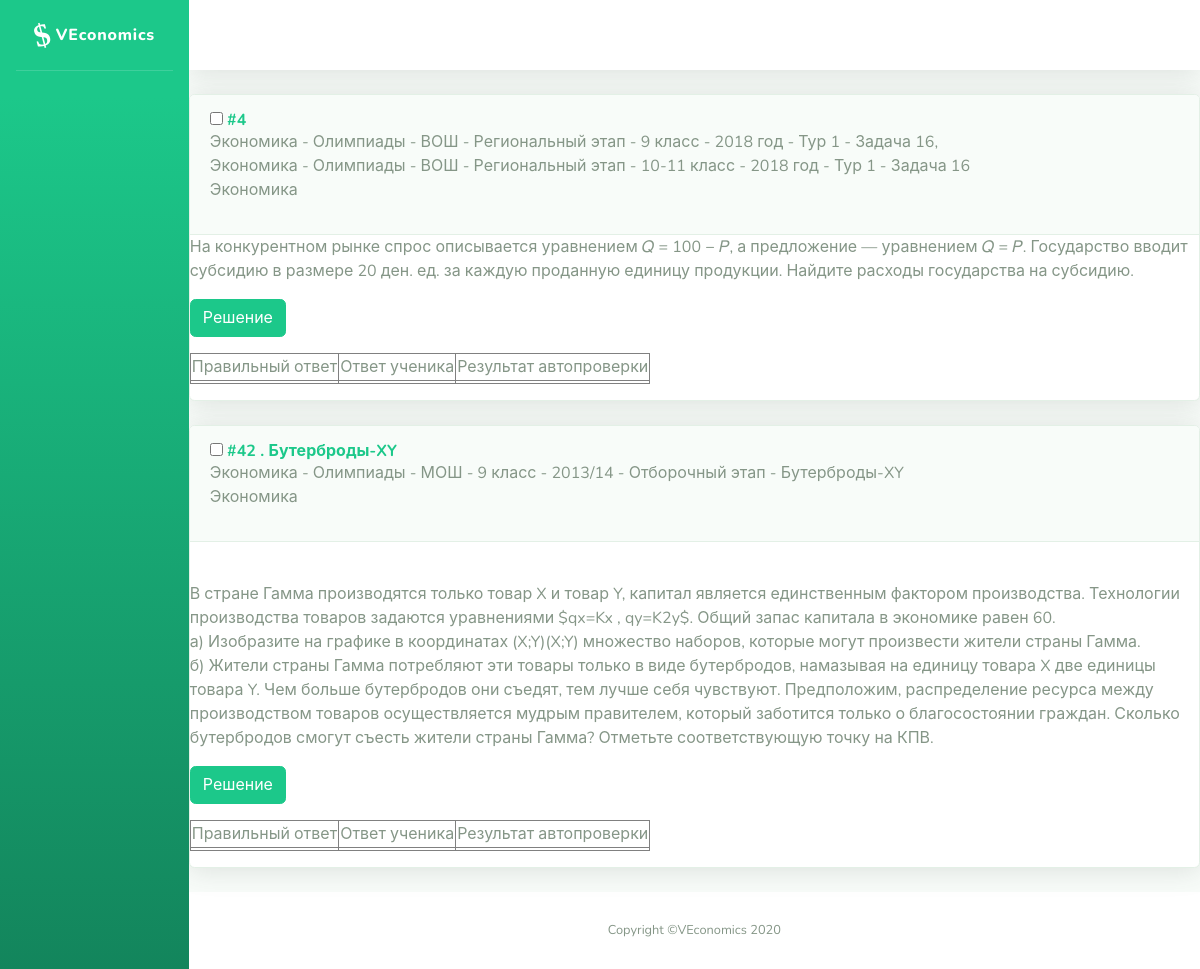
Page /problems/testset_result/22 (signed in) on the committed database.
### problems/models.py (models this page shows, shortened)
class Problem(models.Model):
    name = models.CharField('Название', max_length=200, blank=True, null=True)
    task = RichTextUploadingField('Условие')
    problem_type = models.IntegerField('Тип задачи', choices=TYPE_CHOICES, blank=False, null=False, default=0)
    short_answer = models.CharField('Ответ (для автоматической проверки)', max_length=200, blank=True)
    yesno_answer = models.IntegerField('Ответ ДА/НЕТ', choices=YESNO_CHOICES, blank=False, default=0)
    solution = RichTextUploadingField('Решение', blank=True)
    hint = RichTextUploadingField('Подсказка', blank=True)
    topics = models.ManyToManyField(Topic, related_name="problems", verbose_name='Темы')
    assignments = models.ManyToManyField(User, through='Assignment', through_fields=['problem', 'person'])
    class Meta:
        ordering = ['id']

class Source(models.Model):
    name = models.CharField('Название', max_length=200)
    parent = models.ForeignKey('Source', on_delete=models.CASCADE, verbose_name="Предок", related_name='children',
                               blank=True, null=True)
    order = models.IntegerField('Порядковый номер')
    problem = models.ForeignKey(Problem, on_delete=models.CASCADE, blank=True, null=True)
    def __str__(self):
        if self.parent:
            return "{} - {}".format(self.parent, self.name)
        else:
            return self.name
    class Meta:
        ordering = ['order']

class Topic(models.Model):
    name = models.CharField('Название', max_length=200)
    parent = models.ForeignKey('Topic', on_delete=models.CASCADE, related_name='children', verbose_name='Предок', null=True, blank=True)
    order = models.IntegerField('Порядковый номер')
    leaf = models.BooleanField('Конечная вершина (можно привязывать задачи)', default=False)
    def __str__(self):
        return self.name
    class Meta:
        ordering = ['order']

### problems/views.py (the view)
# urls.py: path('testset_result/<int:test_assignment_id>', views.test_result, name='testset_result'),
def test_result(request, test_assignment_id):
    test_assignment = TestSetAssignment.objects.get(pk=test_assignment_id)
    result = []
    for problem in test_assignment.test_set.problems.all():
        problem.submit =TestSubmit.objects.get(problem=problem, assignment=test_assignment)
        result.append(problem)
    return render(request, 'problems/testset_result.html', {'tests': result})

### problems/templates/problems/testset_result.html
{% extends "problems/sb/base.html" %}
{% block content %}
    {% for problem in tests %}
        {% include 'problems/problem.html' %}
    {% endfor %}
{% endblock %}

### problems/templates/problems/problem.html (shortened to what this page needs)
{% autoescape off%}
<div class="problem">
    <div class="card shadow mb-4">
        <div class="problem-header">
            <a name="problem-{{ problem.id }}" class="d-block card-header py-3" role="button" aria-expanded="true" aria-controls="collapse">
                    <h6 class="m-0 font-weight-bold text-primary">
                        {% if 'teacher' in user.groups.all.0.name %}
                            <div class="problem-checkbox">
                                 <input type="checkbox" name="problem" class="checkbox-check" value="{{ problem.id }}">
                            </div>
                        {% endif %}
                        <div class="problem-id">
                            #{{ problem.id }}
                        </div>
                        {% if problem.name %}
                            <div class="problem-name">
                                .&nbsp;{{ problem.name }}&nbsp;
                            </div>
                        {% endif %}
                    </h6>
                {% if 'teacher' in user.groups.all.0.name %}
                    <div class="problem-subtitle">
                        {% if problem.source_set.all %}
                            <div class="problem-sources">
                                {% for source in problem.source_set.all %}
                                    {% if forloop.last %}
                                        {{ source }}
                                    {% else %}
                                        {{ source }},<br>
                                    {% endif %}
                                {% endfor %}
                            </div>
                        {% endif %}
                        <div class="problem-topics"><p>
                            {% for topic in problem.topics.all %}
                                {% if forloop.last %}
                                    {{ topic }}
                                {% else %}
                                    {{ topic }},<br>
                                {% endif %}
                            {% endfor %}
                        </p></div>
                    </div>
                {% endif %}
            </a>
        </div>
        <div class="collapse show" id="problem-{{ problem.id }}">
            <div class="problem-task">
                {{ problem.task }}
            </div>
            <div class="problem-buttons">
                {% if 'teacher' in user.groups.all.0.name %}
                    {% if problem.solution or problem.variants or problem.short_answer or problem.yesno_answer %}
                        <a class="btn btn-primary" data-toggle="collapse" href="#solution-{{ problem.id }}" role="button" aria-expanded="false" aria-controls="collapseExample">Решение</a>
                    {% endif %}
                {% endif %}
            </div>
            <div class="problem-solution">
                {% if 'teacher' in user.groups.all.0.name %}
                    <div class="right-solution">
                        {% if problem.submit %}
                            {% include 'problems/student_answer.html' with object=problem.submit %}
                        {% endif %}
                    </div>
                {% elif problem.form %}
                    <div class="problem-student-form">
                            {{ problem.form.as_p }}
                            {{ problem.form.media }}
                    </div>
                {% elif problem.submit %}
                    {% include 'problems/student_answer.html' with object=problem.submit %}
                {% endif %}
            </div>
        </div>
    </div>
</div>
{% endautoescape %}

### problems/templates/problems/student_answer.html (shortened to what this page needs)
            <table border="1">
                <tr>
                    <td>Правильный ответ</td>
                    <td>Ответ ученика</td>
                    <td>Результат автопроверки</td>
                </tr>
                <tr>
                    <td>{{ problem.submit.assignment.problem.short_answer }}</td>
                    <td>{{ problem.submit.short_answer }}</td>
                    <td>
                    </td>
                </tr>
            </table>

### problems/static/problems/main.css (style rules this page uses)
.problem-header { white-space:nowrap }
h6 div { display:inline-block; }

### rows in the picture
Problem: id "4", task "На конкурентном рынке спрос описывается уравнением 𝑄 = 100 − 𝑃, а предложение — уравнением 𝑄 = 𝑃. Государство вводит субсидию в размере 20 ден. ед. за каждую проданную единицу продукции. Найдите расходы государства на субсидию."
Source: parent+name "Экономика - Олимпиады - ВОШ - Региональный этап - 9 класс - 2018 год - Тур 1 - Задача 16"
Source: parent+name "Экономика - Олимпиады - ВОШ - Региональный этап - 10-11 класс - 2018 год - Тур 1 - Задача 16"
Topic: name "Экономика"
Problem: id "42", name "Бутерброды-XY", task "В стране Гамма производятся только товар X и товар Y, капитал является единственным фактором производства. Технологии производства товаров задаются уравнениями $qx=Kx , qy=K2y$. Общий запас капитала в экономике равен 60. а) Изобразите на графике в координатах (X;Y)(X;Y) множество наборов, которые могут произвести жители страны Гамма. б) Жители страны Гамма потребляют эти товары только в виде бутербродов, намазывая на единицу товара X две единицы товара Y. Чем больше бутербродов они съедят, тем лучше себя чувствуют. Предположим, распределение ресурса между производством товаров осуществляется мудрым правителем, который заботится только о благосостоянии граждан. Сколько бутербродов смогут…"
Source: parent+name "Экономика - Олимпиады - МОШ - 9 класс - 2013/14 - Отборочный этап - Бутерброды-XY"
